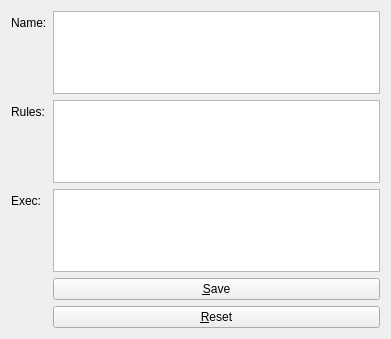
<?xml version="1.0" encoding="UTF-8"?>
<ui version="4.0">
 <class>Page</class>
 <widget class="QWidget" name="Page">
  <property name="geometry">
   <rect>
    <x>0</x>
    <y>0</y>
    <width>391</width>
    <height>339</height>
   </rect>
  </property>
  <property name="windowTitle">
   <string>Page</string>
  </property>
  <layout class="QFormLayout" name="formLayout">
   <property name="fieldGrowthPolicy">
    <enum>QFormLayout::AllNonFixedFieldsGrow</enum>
   </property>
   <item row="1" column="0">
    <widget class="QLabel" name="rules_label">
     <property name="text">
      <string>Rules:</string>
     </property>
    </widget>
   </item>
   <item row="1" column="1">
    <widget class="QPlainTextEdit" name="rules_text_edit">
     <property name="lineWrapMode">
      <enum>QPlainTextEdit::NoWrap</enum>
     </property>
    </widget>
   </item>
   <item row="2" column="0">
    <widget class="QLabel" name="exec_label">
     <property name="text">
      <string>Exec:</string>
     </property>
    </widget>
   </item>
   <item row="2" column="1">
    <widget class="QPlainTextEdit" name="exec_text_edit">
     <property name="lineWrapMode">
      <enum>QPlainTextEdit::NoWrap</enum>
     </property>
    </widget>
   </item>
   <item row="4" column="1">
    <widget class="QPushButton" name="save_button">
     <property name="text">
      <string>&amp;Save</string>
     </property>
    </widget>
   </item>
   <item row="5" column="1">
    <widget class="QPushButton" name="reset_button">
     <property name="text">
      <string>&amp;Reset</string>
     </property>
    </widget>
   </item>
   <item row="0" column="0">
    <widget class="QLabel" name="name_label">
     <property name="text">
      <string>Name:</string>
     </property>
    </widget>
   </item>
   <item row="0" column="1">
    <widget class="QPlainTextEdit" name="name_text_edit">
     <property name="lineWrapMode">
      <enum>QPlainTextEdit::NoWrap</enum>
     </property>
    </widget>
   </item>
  </layout>
 </widget>
 <resources/>
 <connections/>
</ui>
